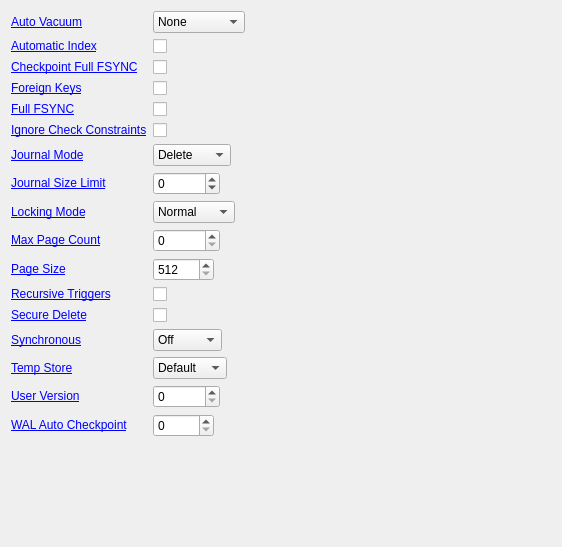
          <widget class="QWidget" name="scrollAreaWidgetContents">
           <property name="geometry">
            <rect>
             <x>0</x>
             <y>0</y>
             <width>562</width>
             <height>547</height>
            </rect>
           </property>
           <layout class="QFormLayout" name="formLayout">
            <property name="fieldGrowthPolicy">
             <enum>QFormLayout::ExpandingFieldsGrow</enum>
            </property>
            <item row="0" column="0">
             <widget class="QLabel" name="labelPragmaAutoVacuum">
              <property name="text">
               <string>&lt;html&gt;&lt;head/&gt;&lt;body&gt;&lt;p&gt;&lt;a href=&quot;http://www.sqlite.org/pragma.html#pragma_auto_vacuum&quot;&gt;&lt;span style=&quot; text-decoration: underline; color:#0000ff;&quot;&gt;Auto Vacuum&lt;/span&gt;&lt;/a&gt;&lt;/p&gt;&lt;/body&gt;&lt;/html&gt;</string>
              </property>
              <property name="openExternalLinks">
               <bool>true</bool>
              </property>
              <property name="textInteractionFlags">
               <set>Qt::LinksAccessibleByMouse</set>
              </property>
              <property name="buddy">
               <cstring>comboboxPragmaAutoVacuum</cstring>
              </property>
             </widget>
            </item>
            <item row="0" column="1">
             <widget class="QComboBox" name="comboboxPragmaAutoVacuum">
              <item>
               <property name="text">
                <string>None</string>
               </property>
              </item>
              <item>
               <property name="text">
                <string>Full</string>
               </property>
              </item>
              <item>
               <property name="text">
                <string>Incremental</string>
               </property>
              </item>
             </widget>
            </item>
            <item row="1" column="0">
             <widget class="QLabel" name="labelPragmaAutomaticIndex">
              <property name="text">
               <string>&lt;html&gt;&lt;head/&gt;&lt;body&gt;&lt;p&gt;&lt;a href=&quot;http://www.sqlite.org/pragma.html#pragma_automatic_index&quot;&gt;&lt;span style=&quot; text-decoration: underline; color:#0000ff;&quot;&gt;Automatic Index&lt;/span&gt;&lt;/a&gt;&lt;/p&gt;&lt;/body&gt;&lt;/html&gt;</string>
              </property>
              <property name="openExternalLinks">
               <bool>true</bool>
              </property>
              <property name="buddy">
               <cstring>checkboxPragmaAutomaticIndex</cstring>
              </property>
             </widget>
            </item>
            <item row="1" column="1">
             <widget class="QCheckBox" name="checkboxPragmaAutomaticIndex">
              <property name="text">
               <string/>
              </property>
             </widget>
            </item>
            <item row="2" column="0">
             <widget class="QLabel" name="labelPragmaCheckpointFullFsync">
              <property name="text">
               <string>&lt;html&gt;&lt;head/&gt;&lt;body&gt;&lt;p&gt;&lt;a href=&quot;http://www.sqlite.org/pragma.html#pragma_checkpoint_fullfsync&quot;&gt;&lt;span style=&quot; text-decoration: underline; color:#0000ff;&quot;&gt;Checkpoint Full FSYNC&lt;/span&gt;&lt;/a&gt;&lt;/p&gt;&lt;/body&gt;&lt;/html&gt;</string>
              </property>
              <property name="openExternalLinks">
               <bool>true</bool>
              </property>
              <property name="buddy">
               <cstring>checkboxPragmaCheckpointFullFsync</cstring>
              </property>
             </widget>
            </item>
            <item row="2" column="1">
             <widget class="QCheckBox" name="checkboxPragmaCheckpointFullFsync">
              <property name="text">
               <string/>
              </property>
             </widget>
            </item>
            <item row="3" column="0">
             <widget class="QLabel" name="labelPragmaForeignKeys">
              <property name="text">
               <string>&lt;html&gt;&lt;head/&gt;&lt;body&gt;&lt;p&gt;&lt;a href=&quot;http://www.sqlite.org/pragma.html#pragma_foreign_keys&quot;&gt;&lt;span style=&quot; text-decoration: underline; color:#0000ff;&quot;&gt;Foreign Keys&lt;/span&gt;&lt;/a&gt;&lt;/p&gt;&lt;/body&gt;&lt;/html&gt;</string>
              </property>
              <property name="openExternalLinks">
               <bool>true</bool>
              </property>
              <property name="buddy">
               <cstring>checkboxPragmaForeignKeys</cstring>
              </property>
             </widget>
            </item>
            <item row="3" column="1">
             <widget class="QCheckBox" name="checkboxPragmaForeignKeys">
              <property name="text">
               <string/>
              </property>
             </widget>
            </item>
            <item row="4" column="0">
             <widget class="QLabel" name="labelPragmaFullFsync">
              <property name="text">
               <string>&lt;html&gt;&lt;head/&gt;&lt;body&gt;&lt;p&gt;&lt;a href=&quot;http://www.sqlite.org/pragma.html#pragma_fullfsync&quot;&gt;&lt;span style=&quot; text-decoration: underline; color:#0000ff;&quot;&gt;Full FSYNC&lt;/span&gt;&lt;/a&gt;&lt;/p&gt;&lt;/body&gt;&lt;/html&gt;</string>
              </property>
              <property name="openExternalLinks">
               <bool>true</bool>
              </property>
              <property name="buddy">
               <cstring>checkboxPragmaFullFsync</cstring>
              </property>
             </widget>
            </item>
            <item row="4" column="1">
             <widget class="QCheckBox" name="checkboxPragmaFullFsync">
              <property name="text">
               <string/>
              </property>
             </widget>
            </item>
            <item row="5" column="0">
             <widget class="QLabel" name="labelPragmaIgnoreCheckConstraints">
              <property name="text">
               <string>&lt;html&gt;&lt;head/&gt;&lt;body&gt;&lt;p&gt;&lt;a href=&quot;http://www.sqlite.org/pragma.html#pragma_ignore_check_constraints&quot;&gt;&lt;span style=&quot; text-decoration: underline; color:#0000ff;&quot;&gt;Ignore Check Constraints&lt;/span&gt;&lt;/a&gt;&lt;/p&gt;&lt;/body&gt;&lt;/html&gt;</string>
              </property>
              <property name="openExternalLinks">
               <bool>true</bool>
              </property>
              <property name="buddy">
               <cstring>checkboxPragmaIgnoreCheckConstraints</cstring>
              </property>
             </widget>
            </item>
            <item row="5" column="1">
             <widget class="QCheckBox" name="checkboxPragmaIgnoreCheckConstraints">
              <property name="text">
               <string/>
              </property>
             </widget>
            </item>
            <item row="6" column="0">
             <widget class="QLabel" name="labelPragmaJournalMode">
              <property name="text">
               <string>&lt;html&gt;&lt;head/&gt;&lt;body&gt;&lt;p&gt;&lt;a href=&quot;http://www.sqlite.org/pragma.html#pragma_journal_mode&quot;&gt;&lt;span style=&quot; text-decoration: underline; color:#0000ff;&quot;&gt;Journal Mode&lt;/span&gt;&lt;/a&gt;&lt;/p&gt;&lt;/body&gt;&lt;/html&gt;</string>
              </property>
              <property name="openExternalLinks">
               <bool>true</bool>
              </property>
              <property name="buddy">
               <cstring>comboboxPragmaJournalMode</cstring>
              </property>
             </widget>
            </item>
            <item row="6" column="1">
             <widget class="QComboBox" name="comboboxPragmaJournalMode">
              <item>
               <property name="text">
                <string>Delete</string>
               </property>
              </item>
              <item>
               <property name="text">
                <string>Truncate</string>
               </property>
              </item>
              <item>
               <property name="text">
                <string>Persist</string>
               </property>
              </item>
              <item>
               <property name="text">
                <string>Memory</string>
               </property>
              </item>
              <item>
               <property name="text">
                <string>WAL</string>
               </property>
              </item>
              <item>
               <property name="text">
                <string>Off</string>
               </property>
              </item>
             </widget>
            </item>
            <item row="7" column="0">
             <widget class="QLabel" name="labelJournalSizeLimit">
              <property name="text">
               <string>&lt;html&gt;&lt;head/&gt;&lt;body&gt;&lt;p&gt;&lt;a href=&quot;http://www.sqlite.org/pragma.html#pragma_journal_size_limit&quot;&gt;&lt;span style=&quot; text-decoration: underline; color:#0000ff;&quot;&gt;Journal Size Limit&lt;/span&gt;&lt;/a&gt;&lt;/p&gt;&lt;/body&gt;&lt;/html&gt;</string>
              </property>
              <property name="openExternalLinks">
               <bool>true</bool>
              </property>
              <property name="buddy">
               <cstring>spinPragmaJournalSizeLimit</cstring>
              </property>
             </widget>
            </item>
            <item row="7" column="1">
             <widget class="QSpinBox" name="spinPragmaJournalSizeLimit">
              <property name="minimum">
               <number>-1</number>
              </property>
              <property name="maximum">
               <number>100000</number>
              </property>
             </widget>
            </item>
            <item row="8" column="0">
             <widget class="QLabel" name="labelPragmaLockingMode">
              <property name="text">
               <string>&lt;html&gt;&lt;head/&gt;&lt;body&gt;&lt;p&gt;&lt;a href=&quot;http://www.sqlite.org/pragma.html#pragma_locking_mode&quot;&gt;&lt;span style=&quot; text-decoration: underline; color:#0000ff;&quot;&gt;Locking Mode&lt;/span&gt;&lt;/a&gt;&lt;/p&gt;&lt;/body&gt;&lt;/html&gt;</string>
              </property>
              <property name="openExternalLinks">
               <bool>true</bool>
              </property>
              <property name="buddy">
               <cstring>comboboxPragmaLockingMode</cstring>
              </property>
             </widget>
            </item>
            <item row="8" column="1">
             <widget class="QComboBox" name="comboboxPragmaLockingMode">
              <item>
               <property name="text">
                <string>Normal</string>
               </property>
              </item>
              <item>
               <property name="text">
                <string>Exclusive</string>
               </property>
              </item>
             </widget>
            </item>
            <item row="9" column="0">
             <widget class="QLabel" name="labelPragmaMaxPageCount">
              <property name="text">
               <string>&lt;html&gt;&lt;head/&gt;&lt;body&gt;&lt;p&gt;&lt;a href=&quot;http://www.sqlite.org/pragma.html#pragma_max_page_count&quot;&gt;&lt;span style=&quot; text-decoration: underline; color:#0000ff;&quot;&gt;Max Page Count&lt;/span&gt;&lt;/a&gt;&lt;/p&gt;&lt;/body&gt;&lt;/html&gt;</string>
              </property>
              <property name="openExternalLinks">
               <bool>true</bool>
              </property>
              <property name="buddy">
               <cstring>spinPragmaMaxPageCount</cstring>
              </property>
             </widget>
            </item>
            <item row="9" column="1">
             <widget class="QSpinBox" name="spinPragmaMaxPageCount">
              <property name="maximum">
               <number>2000000000</number>
              </property>
             </widget>
            </item>
            <item row="10" column="0">
             <widget class="QLabel" name="labelPragmaPageSize">
              <property name="text">
               <string>&lt;html&gt;&lt;head/&gt;&lt;body&gt;&lt;p&gt;&lt;a href=&quot;http://www.sqlite.org/pragma.html#pragma_page_size&quot;&gt;&lt;span style=&quot; text-decoration: underline; color:#0000ff;&quot;&gt;Page Size&lt;/span&gt;&lt;/a&gt;&lt;/p&gt;&lt;/body&gt;&lt;/html&gt;</string>
              </property>
              <property name="openExternalLinks">
               <bool>true</bool>
              </property>
              <property name="buddy">
               <cstring>spinPragmaPageSize</cstring>
              </property>
             </widget>
            </item>
            <item row="10" column="1">
             <widget class="QSpinBox" name="spinPragmaPageSize">
              <property name="minimum">
               <number>512</number>
              </property>
              <property name="maximum">
               <number>65536</number>
              </property>
             </widget>
            </item>
            <item row="11" column="0">
             <widget class="QLabel" name="labelPragmaRecursiveTriggers">
              <property name="text">
               <string>&lt;html&gt;&lt;head/&gt;&lt;body&gt;&lt;p&gt;&lt;a href=&quot;http://www.sqlite.org/pragma.html#pragma_recursive_triggers&quot;&gt;&lt;span style=&quot; text-decoration: underline; color:#0000ff;&quot;&gt;Recursive Triggers&lt;/span&gt;&lt;/a&gt;&lt;/p&gt;&lt;/body&gt;&lt;/html&gt;</string>
              </property>
              <property name="openExternalLinks">
               <bool>true</bool>
              </property>
              <property name="buddy">
               <cstring>checkboxPragmaRecursiveTriggers</cstring>
              </property>
             </widget>
            </item>
            <item row="11" column="1">
             <widget class="QCheckBox" name="checkboxPragmaRecursiveTriggers">
              <property name="text">
               <string/>
              </property>
             </widget>
            </item>
            <item row="12" column="0">
             <widget class="QLabel" name="labelPragmaSecureDelete">
              <property name="text">
               <string>&lt;html&gt;&lt;head/&gt;&lt;body&gt;&lt;p&gt;&lt;a href=&quot;http://www.sqlite.org/pragma.html#pragma_secure_delete&quot;&gt;&lt;span style=&quot; text-decoration: underline; color:#0000ff;&quot;&gt;Secure Delete&lt;/span&gt;&lt;/a&gt;&lt;/p&gt;&lt;/body&gt;&lt;/html&gt;</string>
              </property>
              <property name="openExternalLinks">
               <bool>true</bool>
              </property>
              <property name="buddy">
               <cstring>checkboxPragmaSecureDelete</cstring>
              </property>
             </widget>
            </item>
            <item row="12" column="1">
             <widget class="QCheckBox" name="checkboxPragmaSecureDelete">
              <property name="text">
               <string/>
              </property>
             </widget>
            </item>
            <item row="13" column="0">
             <widget class="QLabel" name="labelPragmaSynchronous">
              <property name="text">
               <string>&lt;html&gt;&lt;head/&gt;&lt;body&gt;&lt;p&gt;&lt;a href=&quot;http://www.sqlite.org/pragma.html#pragma_synchronous&quot;&gt;&lt;span style=&quot; text-decoration: underline; color:#0000ff;&quot;&gt;Synchronous&lt;/span&gt;&lt;/a&gt;&lt;/p&gt;&lt;/body&gt;&lt;/html&gt;</string>
              </property>
              <property name="openExternalLinks">
               <bool>true</bool>
              </property>
              <property name="buddy">
               <cstring>comboboxPragmaSynchronous</cstring>
              </property>
             </widget>
            </item>
            <item row="13" column="1">
             <widget class="QComboBox" name="comboboxPragmaSynchronous">
              <item>
               <property name="text">
                <string>Off</string>
               </property>
              </item>
              <item>
               <property name="text">
                <string>Normal</string>
               </property>
              </item>
              <item>
               <property name="text">
                <string>Full</string>
               </property>
              </item>
             </widget>
            </item>
            <item row="14" column="0">
             <widget class="QLabel" name="labelPragmaTempStore">
              <property name="text">
               <string>&lt;html&gt;&lt;head/&gt;&lt;body&gt;&lt;p&gt;&lt;a href=&quot;http://www.sqlite.org/pragma.html#pragma_temp_store&quot;&gt;&lt;span style=&quot; text-decoration: underline; color:#0000ff;&quot;&gt;Temp Store&lt;/span&gt;&lt;/a&gt;&lt;/p&gt;&lt;/body&gt;&lt;/html&gt;</string>
              </property>
              <property name="openExternalLinks">
               <bool>true</bool>
              </property>
              <property name="buddy">
               <cstring>comboboxPragmaTempStore</cstring>
              </property>
             </widget>
            </item>
            <item row="14" column="1">
             <widget class="QComboBox" name="comboboxPragmaTempStore">
              <item>
               <property name="text">
                <string>Default</string>
               </property>
              </item>
              <item>
               <property name="text">
                <string>File</string>
               </property>
              </item>
              <item>
               <property name="text">
                <string>Memory</string>
               </property>
              </item>
             </widget>
            </item>
            <item row="15" column="0">
             <widget class="QLabel" name="labelPragmaUserVersion">
              <property name="text">
               <string>&lt;html&gt;&lt;head/&gt;&lt;body&gt;&lt;p&gt;&lt;a href=&quot;http://www.sqlite.org/pragma.html#pragma_schema_version&quot;&gt;&lt;span style=&quot; text-decoration: underline; color:#0000ff;&quot;&gt;User Version&lt;/span&gt;&lt;/a&gt;&lt;/p&gt;&lt;/body&gt;&lt;/html&gt;</string>
              </property>
              <property name="openExternalLinks">
               <bool>true</bool>
              </property>
              <property name="buddy">
               <cstring>spinPragmaUserVersion</cstring>
              </property>
             </widget>
            </item>
            <item row="15" column="1">
             <widget class="QSpinBox" name="spinPragmaUserVersion">
              <property name="maximum">
               <number>2147483647</number>
              </property>
             </widget>
            </item>
            <item row="16" column="0">
             <widget class="QLabel" name="labelPragmaWalAutoCheckpoint">
              <property name="text">
               <string>&lt;html&gt;&lt;head/&gt;&lt;body&gt;&lt;p&gt;&lt;a href=&quot;http://www.sqlite.org/pragma.html#pragma_wal_autocheckpoint&quot;&gt;&lt;span style=&quot; text-decoration: underline; color:#0000ff;&quot;&gt;WAL Auto Checkpoint&lt;/span&gt;&lt;/a&gt;&lt;/p&gt;&lt;/body&gt;&lt;/html&gt;</string>
              </property>
              <property name="openExternalLinks">
               <bool>true</bool>
              </property>
              <property name="buddy">
               <cstring>spinPragmaWalAutoCheckpoint</cstring>
              </property>
             </widget>
            </item>
            <item row="16" column="1">
             <widget class="QSpinBox" name="spinPragmaWalAutoCheckpoint">
              <property name="maximum">
               <number>10000</number>
              </property>
             </widget>
            </item>
           </layout>
          </widget>
